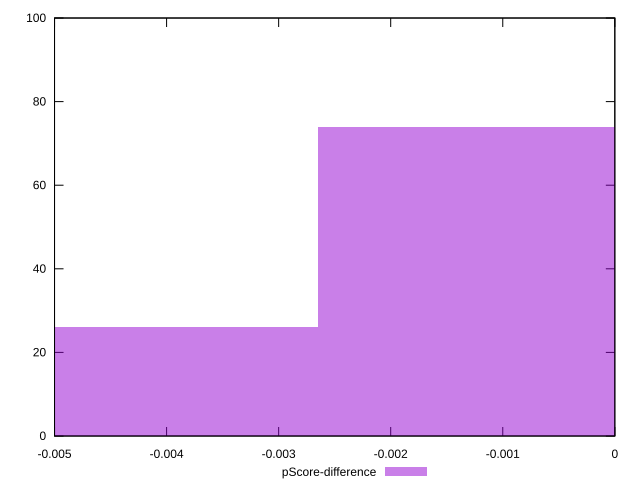

The script that saved this image:
reset

$pScoreDifference <<EOF
0 74
-0.005289097883154382 26
EOF

set key outside below
set boxwidth 0.005289097883154382
set xrange [-0.0050000000000000044:0]
set yrange [0:100]
set trange [0:100]
set style fill transparent solid 0.5 noborder
set terminal svg size 640, 490 enhanced background rgb 'white'
set output "report_00017_2021-02-10T15-08-03.406Z/unminified-javascript/samples/pages+cached+noadtech+nomedia+nocss/pScore-difference/histogram.svg"

plot $pScoreDifference title "pScore-difference" with boxes

reset
